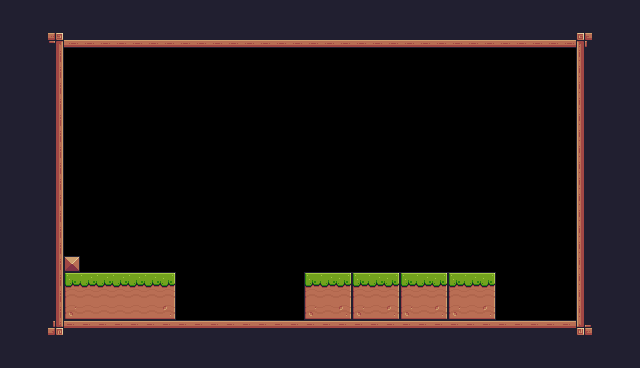

A level layout from a 2D game, rendered from its tile map. Below: a short description, then the map file with its tile-grid data intact:
An orthogonal 40x23 tile map with 16x16 px tiles, 1 tile layer (Background) and 3 objects (Player).

<map version="1.10" tiledversion="1.10.2" orientation="orthogonal" renderorder="right-down" width="40" height="23" tilewidth="16" tileheight="16" infinite="0" nextlayerid="4" nextobjectid="4">
 <tileset firstgid="1" source="PixelAdventure.tsx" />
 <layer id="1" name="Background" width="40" height="23">
  <data encoding="csv">
112,112,112,112,112,112,112,112,112,112,112,112,112,112,112,112,112,112,112,112,112,112,112,112,112,112,112,112,112,112,112,112,112,112,112,112,112,112,112,112,
112,112,112,112,112,112,112,112,112,112,112,112,112,112,24,24,24,24,24,24,112,112,112,112,112,112,112,112,112,112,112,112,112,112,112,112,112,112,112,112,
112,112,112,91,134,134,134,134,134,134,134,134,134,134,134,134,134,134,134,134,134,134,134,134,134,134,134,134,134,134,134,134,134,134,134,134,89,112,112,112,
112,112,112,113,0,0,0,0,0,0,0,0,0,0,0,0,0,0,0,0,0,0,0,0,0,0,0,0,0,0,0,0,0,0,0,0,111,112,112,112,
112,112,112,113,0,0,0,0,0,0,0,0,0,0,0,0,0,0,0,0,0,0,0,0,0,0,0,0,0,0,0,0,0,0,0,0,111,112,112,112,
112,112,112,113,0,0,0,0,0,0,0,0,0,0,0,0,0,0,0,0,0,0,0,0,0,0,0,0,0,0,0,0,0,0,0,0,111,112,112,112,
112,112,112,113,0,0,0,0,0,0,0,0,0,0,0,0,0,0,0,0,0,0,0,0,0,0,0,0,0,0,0,0,0,0,0,0,111,112,112,112,
112,112,112,113,0,0,0,0,0,0,0,0,0,0,0,0,0,0,0,0,0,0,0,0,0,0,0,0,0,0,0,0,0,0,0,0,111,112,112,112,
112,112,112,113,0,0,0,0,0,0,0,0,0,0,0,0,0,0,0,0,0,0,0,0,0,0,0,0,0,0,0,0,0,0,0,0,111,112,112,112,
112,112,112,113,0,0,0,0,0,0,0,0,0,0,0,0,0,0,0,0,0,0,0,0,0,0,0,0,0,0,0,0,0,0,0,0,111,112,112,112,
112,112,112,113,0,0,0,0,0,0,0,0,0,0,0,0,0,0,0,0,0,0,0,0,0,0,0,0,0,0,0,0,0,0,0,0,111,112,112,112,
112,112,112,113,0,0,0,0,0,0,0,0,0,0,0,0,0,0,0,0,0,0,0,0,0,0,0,0,0,0,0,0,0,0,0,0,111,112,112,112,
112,112,112,113,0,0,0,0,0,0,0,0,0,0,0,0,0,0,0,0,0,0,0,0,0,0,0,0,0,0,0,0,0,0,0,0,111,112,112,112,
112,112,112,113,0,0,0,0,0,0,0,0,0,0,0,0,0,0,0,0,0,0,0,0,0,0,0,0,0,0,0,0,0,0,0,0,111,112,112,112,
112,112,112,113,0,0,0,0,0,0,0,0,0,0,0,0,0,0,0,0,0,0,0,0,0,0,0,0,0,0,0,0,0,0,0,0,111,112,112,112,
112,112,112,113,0,0,0,0,0,0,0,0,0,0,0,0,0,0,0,0,0,0,0,0,0,0,0,0,0,0,0,0,0,0,0,0,111,112,112,112,
112,112,112,113,35,0,0,0,0,0,0,0,0,0,0,0,0,0,0,0,0,0,0,0,0,0,0,0,0,0,0,0,0,0,0,0,111,112,112,112,
112,112,112,113,7,8,8,8,8,8,9,0,0,0,0,0,0,0,0,7,8,9,7,8,9,7,8,9,7,8,9,0,0,0,0,0,111,112,112,112,
112,112,112,113,29,30,30,30,30,30,31,0,0,0,0,0,0,0,0,29,30,31,29,30,31,29,30,31,29,30,31,0,0,0,0,0,111,112,112,112,
112,112,112,113,51,52,52,52,52,52,53,0,0,0,0,0,0,0,0,51,52,53,51,52,53,51,52,53,51,52,53,0,0,0,0,0,111,112,112,112,
112,112,112,135,90,90,90,90,90,90,90,90,90,90,90,90,90,90,90,90,90,90,90,90,90,90,90,90,90,90,90,90,90,90,90,90,133,112,112,112,
112,112,112,112,112,112,112,112,112,112,112,112,112,112,112,112,112,24,24,24,24,24,24,112,112,112,112,112,112,112,112,112,112,112,112,112,112,112,112,112,
112,112,112,112,112,112,112,112,112,112,112,112,112,112,112,112,112,112,112,112,112,112,112,112,112,112,112,112,112,112,112,112,112,112,112,112,112,112,112,112
</data>
 </layer>
 <objectgroup id="3" name="Spawnpoints">
  <object id="1" name="Player" type="Player" x="354.667" y="240" width="32" height="30.6667" />
  <object id="2" x="250.667" y="-29.3333" width="0.666667" />
  <object id="3" x="40" y="-64.6667" width="0.666667" height="1.33333" />
 </objectgroup>
</map>
